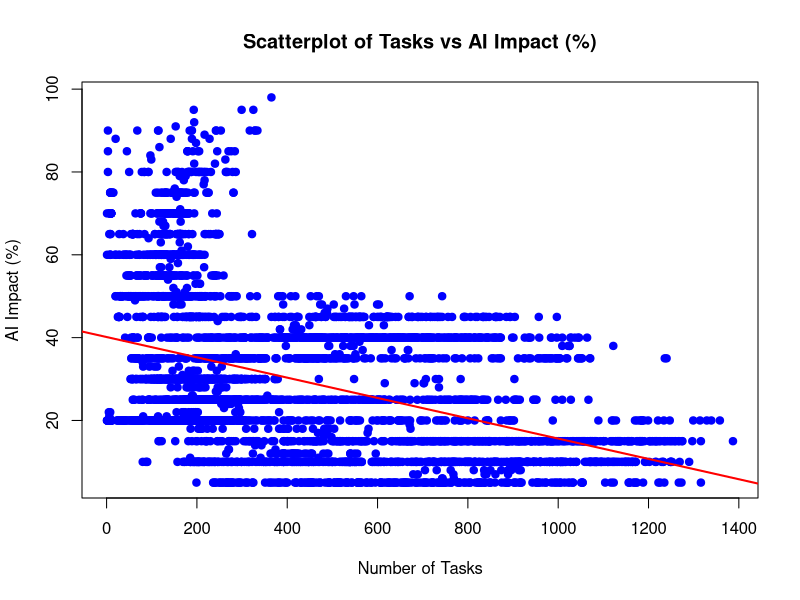
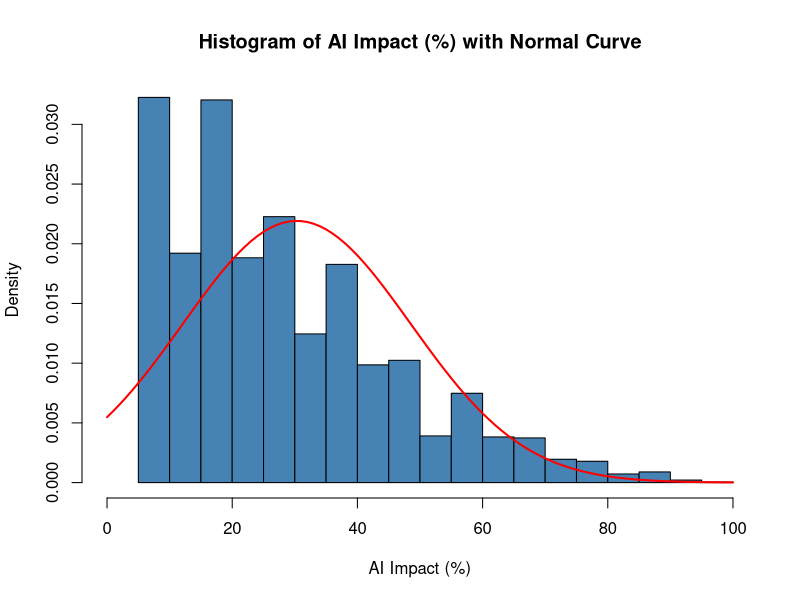

Here is the R script that generated these plots, in order:
library(readr)
df <- read.csv("mydata/My_Data.csv")
head(df)
print(nrow(df))

summary(df)
df$Tasks <- as.numeric(df$Tasks)
df$AI_Impact_num <- as.numeric(gsub("%", "", df$AI.Impact))

pearson_result <- cor.test(df$Tasks, df$AI_Impact_num, method = "pearson")
pearson_result

spearman_result <- cor.test(df$Tasks, df$AI_Impact_num, method = "spearman")
spearman_result

plot(
  df$Tasks,
  df$AI_Impact_num,
  main = "Scatterplot of Tasks vs AI Impact (%)",
  xlab = "Number of Tasks",
  ylab = "AI Impact (%)",
  pch = 19,
  col = "blue"
)

model <- lm(AI_Impact_num ~ Tasks, data = df)
abline(model, col = "red", lwd = 2)

hist(
  df$AI_Impact_num,
  breaks = 20,
  probability = TRUE,
  col = "steelblue",
  border = "black",
  main = "Histogram of AI Impact (%) with Normal Curve",
  xlab = "AI Impact (%)",
  xlim = c(0, 100)
)


mean_value <- mean(df$AI_Impact_num, na.rm = TRUE)
sd_value <- sd(df$AI_Impact_num, na.rm = TRUE)

curve(
  dnorm(x, mean = mean_value, sd = sd_value),
  col = "red",
  lwd = 2,
  add = TRUE,
  xlim = c(0,100)
)